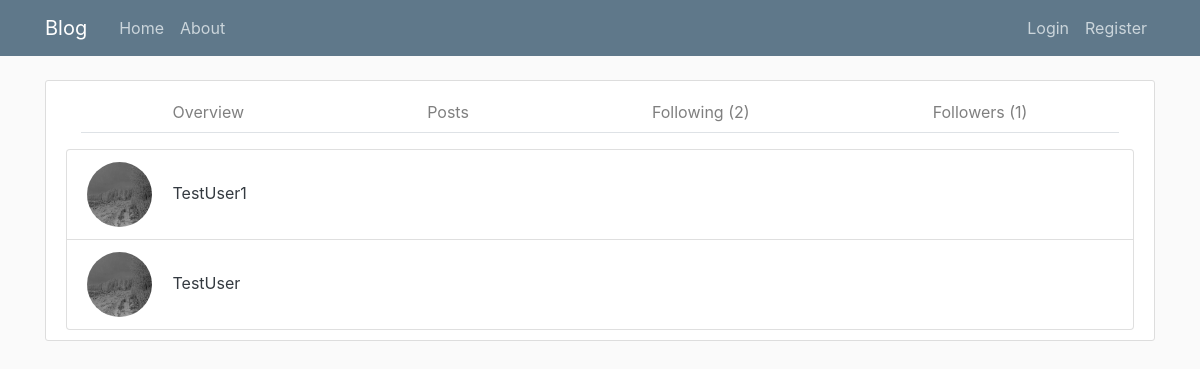
The app's page /user/ExMiracle/following/ with its own data.
### users/models.py (models this page shows, shortened)
class Profile(models.Model):
    user = models.OneToOneField(User, on_delete = models.CASCADE)
    image = models.ImageField(default='default.jpg', upload_to='profile_pics')
    relationships = models.ManyToManyField('self', through='Relationship',
                                           symmetrical=False,
                                           related_name='related_to')
    def get_username(self):
        return self.user.username
    def get_relationships(self, status):
        return self.relationships.filter(
            to_people__status=status,
            to_people__from_person=self)
    def get_related_to(self, status):
        return self.related_to.filter(
            from_people__status=status,
            from_people__to_person=self)
    def get_following(self):
        return self.get_relationships(RELATIONSHIP_FOLLOWING)
    def get_followers(self):
        return self.get_related_to(RELATIONSHIP_FOLLOWING)

### users/views.py (the view)
# urls.py: path('user/<str:username>/following/', user_views.ProfileFollowingView.as_view(), name='profile-following'),
class ProfileFollowingView(TryView, ListView):
    template_name = 'users/profile_following.html'  # <app>/<model?_<viewtype>.html
    context_object_name = 'following'
    paginate_by = 50
    def get_queryset(self):
        user = get_object_or_404(User, username=self.kwargs.get('username'))
        return Profile.objects.get(user=user).get_following()

### users/views.py (called while the page is built)
    def get_context_data(self, **kwargs):
        user = get_object_or_404(User, username=self.kwargs.get('username'))
        context = super(TryView, self).get_context_data(**kwargs)
        context['user'] = user
        context['follower_count'] = Profile.objects.get(user=user).get_followers().count()
        context['following_count'] = Profile.objects.get(user=user).get_following().count()
        return context

### users/templates/users/profile_following.html (shortened to what this page needs)
{% extends "blog/base_profile.html" %}
{% load static %}
{% block profile %}
  <ul class="list-group">
    {% with my_friends=request.user.profile.get_following %}
      {% for follower in following %}
      <li class="list-group-item">
            <a  href="{% url 'profile' follower.get_username %}">
            <img class="rounded-circle article-img" src="{{ follower.image.url }}">
            </a>
            <a class="card-link text-dark" href="{% url 'profile' follower.get_username %}">{{ follower.get_username }}</a>
    </li>
      {% endfor %}
      {% endwith %}
      </ul>
{% endblock %}

### blog/static/blog/main.css (style rules this page uses)
body { background: #fafafa; color: #333333; margin-top: 5rem; }
ul { margin: 0; }
.article-img { height: 65px; width: 65px; margin-right: 16px; }

### records on screen
Profile: image (placeholder picture), get_username "TestUser1"
Profile: image (placeholder picture), get_username "TestUser"

### other values on screen
{{ following_count }} "2"
{{ follower_count }} "1"
